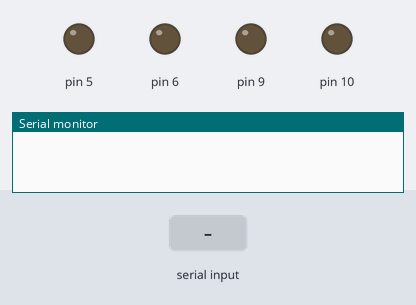
Recording of a sketch running on a simulated Arduino Uno, built with avr-gcc and run on an emulated ATmega328P. Shown: output pins drawn as LEDs (lit = HIGH), the last lines printed to the serial monitor. The test bench sets the inputs (shaded band).

Above: at 1.2 s.
1.3 s: "F" received over Serial
At 2.5 s:
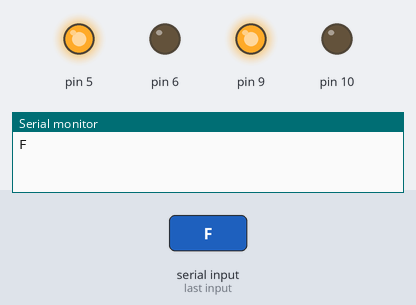
2.8 s: "B" received over Serial
At 3.6 s:
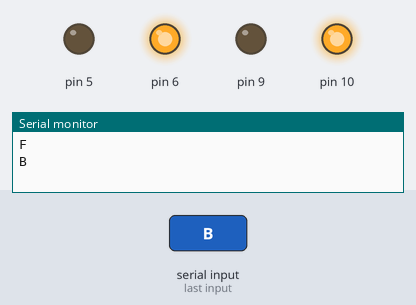
4.3 s: "L" received over Serial
At 4.7 s:
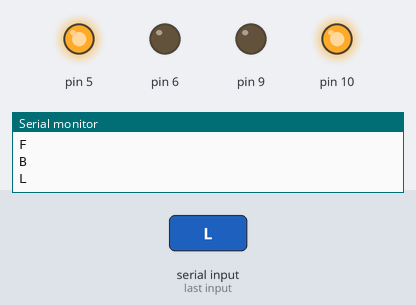
5.8 s: "R" received over Serial
At 7.1 s:
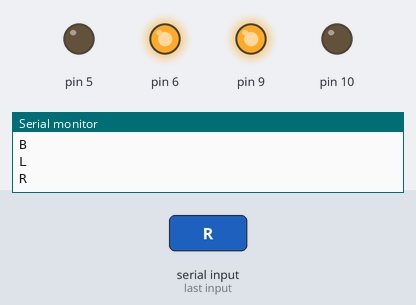
Timing chart, 0 to 8.3 s (numbered marks = the images above; inputs shaded):
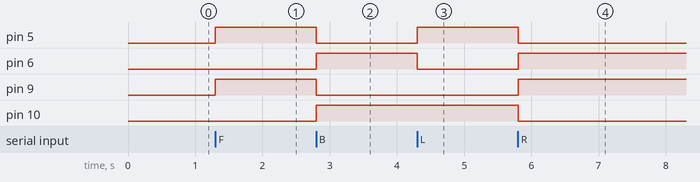

The sketch:

Control_Car_with_HC_06.ino
```cpp
// (licence header left out)
char cmd;
void setup() {
// put your setup code here, to run once:
Serial.begin(9600);
pinMode(5,OUTPUT);
pinMode(6,OUTPUT);
pinMode(9,OUTPUT);
pinMode(10,OUTPUT);
}
void loop() {
while(Serial.available()>0){
cmd = Serial.read();
Serial.println(cmd);
    //Change pin mode only if new cmd is different from previous.
    //Serial.println(cmd);
    switch(cmd){
    case 'F':
      analogWrite(6,0);
      analogWrite(5,255); // go forward
      analogWrite(9,255);
      analogWrite(10,0);
      break;
    case 'B':
       analogWrite(6,255);
       analogWrite(5,0); // go backward
       analogWrite(9,0);
       analogWrite(10,255);
      break;
    case 'L':
      analogWrite(6,0);
      analogWrite(5,255); // turn left
      analogWrite(9,0);
      analogWrite(10,255);
      break;
    case 'R':
      analogWrite(6,255);
      analogWrite(5,0); // turn right
      analogWrite(9,255);
      analogWrite(10,0);
      break;
    case 'S':
      analogWrite(6,0);
      analogWrite(5,0); // turn left
      analogWrite(9,0);
      analogWrite(10,0);
    }
  }
}
```

Measured:
- after the input at 1.3 s, pin 5, pin 9: LOW → HIGH at once
- after the input at 2.8 s, pin 5, pin 9: HIGH → LOW at once; pin 6, pin 10: LOW → HIGH at once
- after the input at 4.3 s, pin 5: LOW → HIGH at once; pin 6: HIGH → LOW at once
- after the input at 5.8 s, pin 5, pin 10: HIGH → LOW at once; pin 6, pin 9: LOW → HIGH at once
